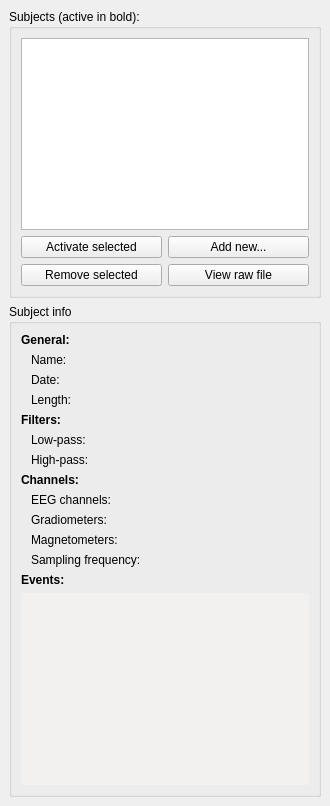
  <widget class="QDockWidget" name="dockWidgetSubjects">
   <property name="minimumSize">
    <size>
     <width>330</width>
     <height>720</height>
    </size>
   </property>
   <property name="floating">
    <bool>false</bool>
   </property>
   <property name="features">
    <set>QDockWidget::DockWidgetFloatable</set>
   </property>
   <attribute name="dockWidgetArea">
    <number>1</number>
   </attribute>
   <widget class="QWidget" name="dockWidgetContents">
    <layout class="QGridLayout" name="gridLayout_9">
     <item row="1" column="0">
      <widget class="QGroupBox" name="groupBoxSubjectInfo">
       <property name="title">
        <string>Subject info</string>
       </property>
       <layout class="QGridLayout" name="gridLayout_10">
        <item row="3" column="0">
         <widget class="QLabel" name="labelEvents">
          <property name="font">
           <font>
            <weight>75</weight>
            <bold>true</bold>
           </font>
          </property>
          <property name="text">
           <string>Events:</string>
          </property>
         </widget>
        </item>
        <item row="1" column="0">
         <layout class="QVBoxLayout" name="verticalLayout_12">
          <item>
           <widget class="QLabel" name="labelFilters">
            <property name="font">
             <font>
              <weight>75</weight>
              <bold>true</bold>
             </font>
            </property>
            <property name="text">
             <string>Filters:</string>
            </property>
           </widget>
          </item>
          <item>
           <layout class="QHBoxLayout" name="horizontalLayout_30">
            <property name="leftMargin">
             <number>10</number>
            </property>
            <item>
             <widget class="QLabel" name="labelLow">
              <property name="lineWidth">
               <number>1</number>
              </property>
              <property name="text">
               <string>Low-pass:</string>
              </property>
              <property name="scaledContents">
               <bool>true</bool>
              </property>
              <property name="wordWrap">
               <bool>false</bool>
              </property>
              <property name="textInteractionFlags">
               <set>Qt::LinksAccessibleByMouse|Qt::TextSelectableByMouse</set>
              </property>
             </widget>
            </item>
            <item>
             <widget class="QLabel" name="labelLowValue">
              <property name="sizePolicy">
               <sizepolicy hsizetype="Expanding" vsizetype="Preferred">
                <horstretch>0</horstretch>
                <verstretch>0</verstretch>
               </sizepolicy>
              </property>
              <property name="text">
               <string/>
              </property>
              <property name="wordWrap">
               <bool>true</bool>
              </property>
              <property name="textInteractionFlags">
               <set>Qt::LinksAccessibleByMouse|Qt::TextSelectableByMouse</set>
              </property>
             </widget>
            </item>
           </layout>
          </item>
          <item>
           <layout class="QHBoxLayout" name="horizontalLayout_31">
            <property name="leftMargin">
             <number>10</number>
            </property>
            <item>
             <widget class="QLabel" name="labelHigh">
              <property name="text">
               <string>High-pass:</string>
              </property>
              <property name="wordWrap">
               <bool>false</bool>
              </property>
              <property name="textInteractionFlags">
               <set>Qt::LinksAccessibleByMouse|Qt::TextSelectableByMouse</set>
              </property>
             </widget>
            </item>
            <item>
             <widget class="QLabel" name="labelHighValue">
              <property name="sizePolicy">
               <sizepolicy hsizetype="Expanding" vsizetype="Preferred">
                <horstretch>0</horstretch>
                <verstretch>0</verstretch>
               </sizepolicy>
              </property>
              <property name="text">
               <string/>
              </property>
              <property name="wordWrap">
               <bool>true</bool>
              </property>
              <property name="textInteractionFlags">
               <set>Qt::LinksAccessibleByMouse|Qt::TextSelectableByMouse</set>
              </property>
             </widget>
            </item>
           </layout>
          </item>
         </layout>
        </item>
        <item row="2" column="0">
         <layout class="QVBoxLayout" name="verticalLayout_11">
          <item>
           <widget class="QLabel" name="labelChannels">
            <property name="font">
             <font>
              <weight>75</weight>
              <bold>true</bold>
             </font>
            </property>
            <property name="text">
             <string>Channels:</string>
            </property>
           </widget>
          </item>
          <item>
           <layout class="QHBoxLayout" name="horizontalLayout_25">
            <property name="leftMargin">
             <number>10</number>
            </property>
            <item>
             <widget class="QLabel" name="labelEEG">
              <property name="text">
               <string>EEG channels:</string>
              </property>
              <property name="wordWrap">
               <bool>false</bool>
              </property>
              <property name="textInteractionFlags">
               <set>Qt::LinksAccessibleByMouse|Qt::TextSelectableByMouse</set>
              </property>
             </widget>
            </item>
            <item>
             <widget class="QLabel" name="labelEEGValue">
              <property name="sizePolicy">
               <sizepolicy hsizetype="Expanding" vsizetype="Preferred">
                <horstretch>0</horstretch>
                <verstretch>0</verstretch>
               </sizepolicy>
              </property>
              <property name="text">
               <string/>
              </property>
              <property name="wordWrap">
               <bool>true</bool>
              </property>
              <property name="textInteractionFlags">
               <set>Qt::LinksAccessibleByMouse|Qt::TextSelectableByMouse</set>
              </property>
             </widget>
            </item>
           </layout>
          </item>
          <item>
           <layout class="QHBoxLayout" name="horizontalLayout_27">
            <property name="leftMargin">
             <number>10</number>
            </property>
            <item>
             <widget class="QLabel" name="labelGradMEG">
              <property name="text">
               <string>Gradiometers:</string>
              </property>
              <property name="textInteractionFlags">
               <set>Qt::LinksAccessibleByMouse|Qt::TextSelectableByMouse</set>
              </property>
             </widget>
            </item>
            <item>
             <widget class="QLabel" name="labelGradMEGValue">
              <property name="sizePolicy">
               <sizepolicy hsizetype="Expanding" vsizetype="Preferred">
                <horstretch>0</horstretch>
                <verstretch>0</verstretch>
               </sizepolicy>
              </property>
              <property name="text">
               <string/>
              </property>
              <property name="wordWrap">
               <bool>true</bool>
              </property>
              <property name="textInteractionFlags">
               <set>Qt::LinksAccessibleByMouse|Qt::TextSelectableByMouse</set>
              </property>
             </widget>
            </item>
           </layout>
          </item>
          <item>
           <layout class="QHBoxLayout" name="horizontalLayout_28">
            <property name="leftMargin">
             <number>10</number>
            </property>
            <item>
             <widget class="QLabel" name="labelMagMEG">
              <property name="text">
               <string>Magnetometers:</string>
              </property>
              <property name="textInteractionFlags">
               <set>Qt::LinksAccessibleByMouse|Qt::TextSelectableByMouse</set>
              </property>
             </widget>
            </item>
            <item>
             <widget class="QLabel" name="labelMagMEGValue">
              <property name="sizePolicy">
               <sizepolicy hsizetype="Expanding" vsizetype="Preferred">
                <horstretch>0</horstretch>
                <verstretch>0</verstretch>
               </sizepolicy>
              </property>
              <property name="text">
               <string/>
              </property>
              <property name="wordWrap">
               <bool>true</bool>
              </property>
              <property name="textInteractionFlags">
               <set>Qt::LinksAccessibleByMouse|Qt::TextSelectableByMouse</set>
              </property>
             </widget>
            </item>
           </layout>
          </item>
          <item>
           <layout class="QHBoxLayout" name="horizontalLayout_29">
            <property name="leftMargin">
             <number>10</number>
            </property>
            <item>
             <widget class="QLabel" name="labelSamples">
              <property name="text">
               <string>Sampling frequency:</string>
              </property>
              <property name="textInteractionFlags">
               <set>Qt::LinksAccessibleByMouse|Qt::TextSelectableByMouse</set>
              </property>
             </widget>
            </item>
            <item>
             <widget class="QLabel" name="labelSamplesValue">
              <property name="sizePolicy">
               <sizepolicy hsizetype="Expanding" vsizetype="Preferred">
                <horstretch>0</horstretch>
                <verstretch>0</verstretch>
               </sizepolicy>
              </property>
              <property name="text">
               <string/>
              </property>
              <property name="wordWrap">
               <bool>true</bool>
              </property>
              <property name="textInteractionFlags">
               <set>Qt::LinksAccessibleByMouse|Qt::TextSelectableByMouse</set>
              </property>
             </widget>
            </item>
           </layout>
          </item>
         </layout>
        </item>
        <item row="0" column="0">
         <layout class="QVBoxLayout" name="verticalLayout_9">
          <item>
           <widget class="QLabel" name="labelSubjectGeneral">
            <property name="font">
             <font>
              <weight>75</weight>
              <bold>true</bold>
             </font>
            </property>
            <property name="text">
             <string>General:</string>
            </property>
            <property name="textFormat">
             <enum>Qt::AutoText</enum>
            </property>
           </widget>
          </item>
          <item>
           <layout class="QHBoxLayout" name="horizontalLayout_23">
            <property name="leftMargin">
             <number>10</number>
            </property>
            <item>
             <widget class="QLabel" name="labelSubject">
              <property name="text">
               <string>Name:</string>
              </property>
              <property name="wordWrap">
               <bool>false</bool>
              </property>
              <property name="textInteractionFlags">
               <set>Qt::LinksAccessibleByMouse|Qt::TextSelectableByMouse</set>
              </property>
             </widget>
            </item>
            <item>
             <widget class="QLabel" name="labelSubjectValue">
              <property name="sizePolicy">
               <sizepolicy hsizetype="Expanding" vsizetype="Preferred">
                <horstretch>0</horstretch>
                <verstretch>0</verstretch>
               </sizepolicy>
              </property>
              <property name="text">
               <string/>
              </property>
              <property name="wordWrap">
               <bool>true</bool>
              </property>
              <property name="textInteractionFlags">
               <set>Qt::LinksAccessibleByMouse|Qt::TextSelectableByMouse</set>
              </property>
             </widget>
            </item>
           </layout>
          </item>
          <item>
           <layout class="QHBoxLayout" name="horizontalLayout_24">
            <property name="leftMargin">
             <number>10</number>
            </property>
            <item>
             <widget class="QLabel" name="labelDate">
              <property name="text">
               <string>Date:</string>
              </property>
              <property name="wordWrap">
               <bool>false</bool>
              </property>
              <property name="textInteractionFlags">
               <set>Qt::LinksAccessibleByMouse|Qt::TextSelectableByMouse</set>
              </property>
             </widget>
            </item>
            <item>
             <widget class="QLabel" name="labelDateValue">
              <property name="sizePolicy">
               <sizepolicy hsizetype="Expanding" vsizetype="Preferred">
                <horstretch>0</horstretch>
                <verstretch>0</verstretch>
               </sizepolicy>
              </property>
              <property name="text">
               <string/>
              </property>
              <property name="wordWrap">
               <bool>true</bool>
              </property>
              <property name="textInteractionFlags">
               <set>Qt::LinksAccessibleByMouse|Qt::TextSelectableByMouse</set>
              </property>
             </widget>
            </item>
           </layout>
          </item>
          <item>
           <layout class="QHBoxLayout" name="horizontalLayout_40">
            <property name="leftMargin">
             <number>10</number>
            </property>
            <item>
             <widget class="QLabel" name="labelLength">
              <property name="text">
               <string>Length:</string>
              </property>
              <property name="textInteractionFlags">
               <set>Qt::LinksAccessibleByMouse|Qt::TextSelectableByMouse</set>
              </property>
             </widget>
            </item>
            <item>
             <widget class="QLabel" name="labelLengthValue">
              <property name="sizePolicy">
               <sizepolicy hsizetype="Expanding" vsizetype="Preferred">
                <horstretch>0</horstretch>
                <verstretch>0</verstretch>
               </sizepolicy>
              </property>
              <property name="text">
               <string/>
              </property>
             </widget>
            </item>
           </layout>
          </item>
         </layout>
        </item>
        <item row="4" column="0">
         <widget class="QTextBrowser" name="textBrowserEvents">
          <property name="palette">
           <palette>
            <active>
             <colorrole role="Base">
              <brush brushstyle="SolidPattern">
               <color alpha="255">
                <red>242</red>
                <green>241</green>
                <blue>240</blue>
               </color>
              </brush>
             </colorrole>
            </active>
            <inactive>
             <colorrole role="Base">
              <brush brushstyle="SolidPattern">
               <color alpha="255">
                <red>242</red>
                <green>241</green>
                <blue>240</blue>
               </color>
              </brush>
             </colorrole>
            </inactive>
            <disabled>
             <colorrole role="Base">
              <brush brushstyle="SolidPattern">
               <color alpha="255">
                <red>255</red>
                <green>255</green>
                <blue>255</blue>
               </color>
              </brush>
             </colorrole>
            </disabled>
           </palette>
          </property>
          <property name="frameShape">
           <enum>QFrame::NoFrame</enum>
          </property>
         </widget>
        </item>
       </layout>
      </widget>
     </item>
     <item row="0" column="0">
      <widget class="QGroupBox" name="groupBoxSubject_2">
       <property name="title">
        <string>Subjects (active in bold):</string>
       </property>
       <layout class="QGridLayout" name="gridLayout_12">
        <property name="margin">
         <number>9</number>
        </property>
        <item row="1" column="0">
         <layout class="QGridLayout" name="gridLayout_5">
          <property name="sizeConstraint">
           <enum>QLayout::SetDefaultConstraint</enum>
          </property>
          <item row="0" column="0">
           <widget class="QPushButton" name="pushButtonActivateSubject">
            <property name="text">
             <string>Activate selected</string>
            </property>
           </widget>
          </item>
          <item row="0" column="1">
           <widget class="QPushButton" name="pushButtonAddSubjects">
            <property name="text">
             <string>Add new...</string>
            </property>
           </widget>
          </item>
          <item row="1" column="0">
           <widget class="QPushButton" name="pushButtonRemoveSubject">
            <property name="text">
             <string>Remove selected</string>
            </property>
           </widget>
          </item>
          <item row="1" column="1">
           <widget class="QPushButton" name="pushButtonMNE_Browse_Raw">
            <property name="text">
             <string>View raw file</string>
            </property>
           </widget>
          </item>
         </layout>
        </item>
        <item row="0" column="0">
         <widget class="QListView" name="listViewSubjects"/>
        </item>
       </layout>
      </widget>
     </item>
    </layout>
   </widget>
  </widget>
